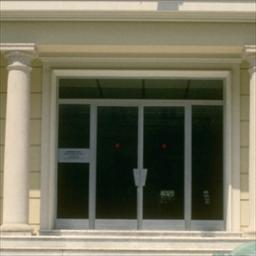
#> input picture notebooks/data/chapter6/pedestrians_neg/pedestrians_neg/a0010.jpg, 256 x 256 px; its folder holds only this picture in this run
$ jupyter execute --allow-errors support_vector_machine.ipynb
#> lines starting #> are read from the running program, lines starting #| are printed output that depends on the picture; long printed decimals are rounded
[cell 1]
# dataset made by scikit-learn
from sklearn import datasets
x, y = datasets.make_classification(n_samples=100, n_features=2, n_classes=2, n_redundant=0,random_state=7816)
x.shape, y.shape

[cell 2]
import matplotlib.pyplot as plt
plt.style.use('ggplot')
plt.figure(figsize=(10,6))
plt.scatter(x[:,0], x[:,1], c=y, s=30)
plt.xlabel('feature 1')
plt.ylabel('feature 2')
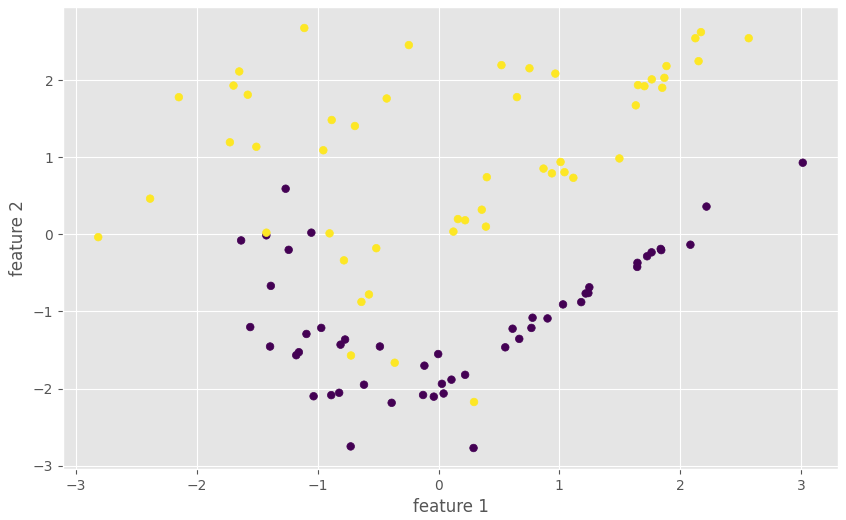
#> figure drawn by matplotlib, 1 panel

[cell 3]
### preprocessing the data
import numpy as np
x = x.astype(np.float32)
y = y * 2 - 1

[cell 4]
### split train & test data
from sklearn import model_selection as ms
x_train, x_test, y_train, y_test = ms.train_test_split(x, y, test_size=0.2, random_state=42)

[cell 5]
x_train.shape, y_train.shape

[cell 6]
### train SVM model using opencv
import cv2
# create SVM model
svm = cv2.ml.SVM_create()
# set kernel
svm.setKernel(cv2.ml.SVM_LINEAR)
# train
svm.train(x_train, cv2.ml.ROW_SAMPLE, y_train)
# predict
_, y_pred = svm.predict(x_test)
# score
from sklearn import metrics
metrics.accuracy_score(y_test, y_pred)

[cell 7]
import re
def validateEmail(email):
    flag = False
    if re.match("^.+\\@(\\[?)[a-zA-Z0-9\\-\\.]+\\.([a-zA-Z]{2,3}|[0-9]{1,3})(\\]?)$", email) != None:
        flag = True
    return flag

[cell 8]
validateEmail('abc@1.ss')

[cell 9]
def plot_decision_boundary_test(svm, x_test, y_test):
    x_min, x_max = x_test[:, 0].min() - 1, x_test[:, 0].max() + 1
    y_min, y_max = x_test[:, 1].min() - 1, x_test[:, 1].max() + 1
    h = 0.02 # step size in mesh
    xx, yy = np.meshgrid(np.arange(x_min, x_max, h), np.arange(y_min, y_max, h))
    # use xx,yy to make hypothetical data points
    return xx, yy

[cell 10]
xx, yy = plot_decision_boundary_test(svm, x_test, y_test);
# yy[0,0]
# _data = np.array([xx.ravel(), yy.ravel()]).T
# print(_data[0])
dd = np.c_[xx.ravel().astype(np.float32), yy.ravel().astype(np.float32)]
dd[0]

[cell 11]
def plot_decision_boundary(svm, x_test, y_test):
    x_min, x_max = x_test[:, 0].min() - 1, x_test[:, 0].max() + 1
    y_min, y_max = x_test[:, 1].min() - 1, x_test[:, 1].max() + 1
    h = 0.02 # step size in mesh
    xx, yy = np.meshgrid(np.arange(x_min, x_max, h), np.arange(y_min, y_max, h))
    # use xx,yy to make hypothetical data points
    x_hypo = np.c_[xx.ravel().astype(np.float32), yy.ravel().astype(np.float32)]
    _, zz = svm.predict(x_hypo)
    print(zz.shape)
    print(xx.shape)
    zz = zz.reshape(xx.shape)
#     plt.figure(figsize=(10,6))
    plt.contourf(xx,yy,zz,cmap=plt.cm.coolwarm, alpha=0.8)
    plt.scatter(x_test[:,0],x_test[:,1],c=y_test,s=200)

[cell 12]
plot_decision_boundary(svm, x_test, y_test)
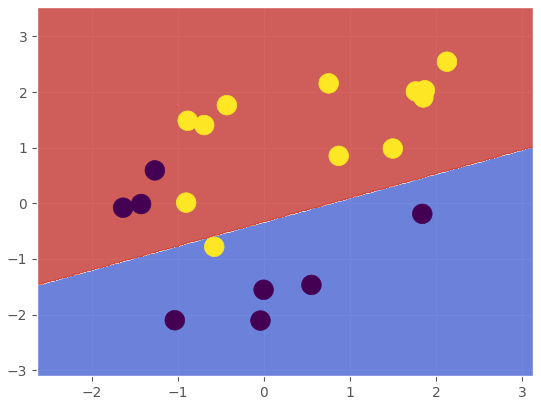
#> figure drawn by matplotlib, 1 panel

[cell 13]
# compare the decision boundaries generated by different kernels
# SVM_LINEAR, SVM_POLY, SVM_RBF, SVM_SIGMOID, SVM_INTER
kernels = [cv2.ml.SVM_LINEAR, cv2.ml.SVM_RBF, cv2.ml.SVM_SIGMOID, cv2.ml.SVM_INTER]
plt.figure(figsize=(12,8))
for idx,kernel in enumerate(kernels):
    svm = cv2.ml.SVM_create()
    svm.setKernel(kernel)
    svm.train(x_train, cv2.ml.ROW_SAMPLE, y_train)
    _, y_pred = svm.predict(x_test)
    accuracy = metrics.accuracy_score(y_test, y_pred)
    plt.subplot(2,2,idx+1)
    plot_decision_boundary(svm, x_test, y_test)
    plt.title('accuracy = %.2f' % accuracy)
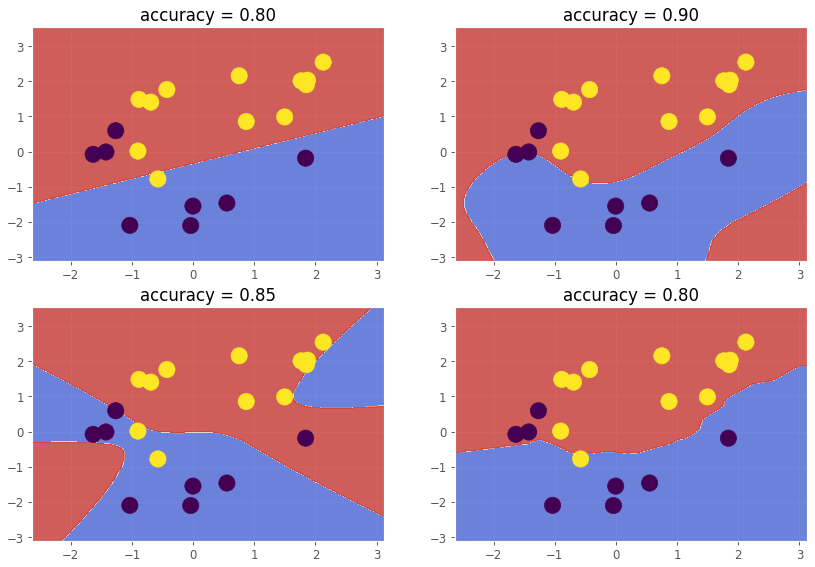
#> figure drawn by matplotlib, 4 panels

[cell 14]
### detect pedestrains in images
def extract_tar(tarfilePath, extractdir):
    try:
        import tarfile
    except ImportError:
        raise ImportError('You do not have the tarfile installed. '
                         'Try unzipping the file outside of Python.')
    tar = tarfile.open(tarfilePath)
    tar.extractall(path=extractdir)
    tar.close()
    print('%s successfully extracted to %s' % (tarfilePath, extractdir))

[cell 15]
tarfilePath = '../data/chapter6/pedestrians128x64.tar.gz'
extractdir = '../data/chapter6/pedestrians128x64'
#> (the rest of this cell did not finish here and is left out)

[cell 16]
# visualize some sample images - version1
import cv2
from matplotlib import pyplot as plt
plt.figure(figsize=(10,6))
#> (the rest of this cell did not finish here and is left out)

[cell 17]
# visualize some sample images - version2
import cv2
import matplotlib.pyplot as plt

#> (the rest of this cell did not finish here and is left out)

[cell 18]
### the histogram of oriented gradients (HOG) - edge directions
# create HOG Descriptor
win_size = (48, 96)
block_size = (16, 16)
cell_size = (8, 8)
cell_stride = (8, 8)
num_bins = 9
hog = cv2.HOGDescriptor(win_size,block_size,cell_stride,cell_size,num_bins)

[cell 19]
tarfilePath = '../data/chapter6/pedestrians_neg.tar.gz'
extractdir = '../data/chapter6/pedestrians_neg'
#> (the rest of this cell did not finish here and is left out)


[cell 20]
# create the negative samples - non-pedestrians images
import os
import numpy as np

np.random.RandomState(42)
non_pedestrians_dir = '../data/chapter6/pedestrians_neg/pedestrians_neg'
hroi = 128
wroi = 64
x_neg = []
for negfile in os.listdir(non_pedestrians_dir):
    imgpath = '%s/%s' % (non_pedestrians_dir,negfile)
    img = cv2.imread(imgpath)
#> img is the input picture: shape (256, 256, 3); mean B, G, R 93, 113, 115.6
    img = cv2.resize(img, (512, 512))
#> img: shape (512, 512, 3)
    for i in range(5):
        rand_y = np.random.randint(0, img.shape[0] - hroi)
        rand_x = np.random.randint(0, img.shape[1] - wroi)
        roi = img[rand_y : rand_y + hroi, rand_x : rand_x + wroi, :]
        if(i == 1):
            cv2.imwrite(imgpath + '_cut.jpg', roi)
        x_neg.append(hog.compute(roi, (64, 64)))
#> this loop made 5 passes
#> pass 1, `roi = img[rand_y : rand_y + hroi, rand_x : rand_x + wroi, :]`:
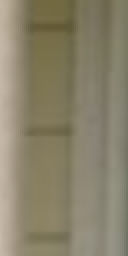
#> roi: shape (128, 64, 3) (shown 2 times larger); mean B, G, R 106.9, 130.2, 137.3
#> pass 2, `roi = img[rand_y : rand_y + hroi, rand_x : rand_x + wroi, :]`:
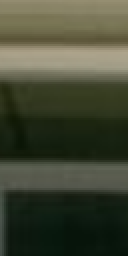
#> roi: shape (128, 64, 3) (shown 2 times larger); mean B, G, R 52, 71.3, 67
#> pass 3, `roi = img[rand_y : rand_y + hroi, rand_x : rand_x + wroi, :]`:
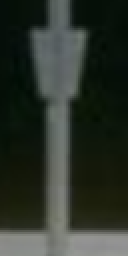
#> roi: shape (128, 64, 3) (shown 2 times larger); mean B, G, R 42.8, 51.6, 44.6
#> after the loop:
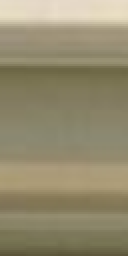
#> roi: shape (128, 64, 3) (shown 2 times larger); mean B, G, R 110.5, 139.3, 147.7
#> after the loop, x_neg = 5 items

[cell 21]
# create the positive samples - pedestrians images
import random
random.seed(42)
x_pos = []
for i in random.sample(range(900), 400):
    imgpath = '../data/chapter6/pedestrians128x64/pedestrians128x64/per%05d.ppm' % i
    img = cv2.imread(imgpath)
    if img is None:
        print('Could not find image %s' % imgpath)
        continue
    x_pos.append(hog.compute(img, (64, 64)))

[cell 22]
# convert to float32 for opencv
x_neg = np.array(x_neg, dtype=np.float32)
x_pos = np.array(x_pos, dtype=np.float32)
print(x_neg.shape)
#| (5, 1980)
print(x_pos.shape)

[cell 23]
# label 1 for pedestrians and -1 for non-pedestrians
y_pos = np.ones(x_pos.shape[0], dtype=np.int32)
y_neg = -np.ones(x_neg.shape[0], dtype=np.int32)
#> y_neg = [-1, -1, -1, -1, -1]

#> (a cell that did not finish here is left out)

[cell 25]
# split train & test sets
from sklearn import model_selection as ms
x_train, x_test, y_train, y_test = ms.train_test_split(x, y, test_size=0.2, random_state=42)

[cell 26]
x_train.shape

[cell 27]
### implement the SVM
# create and train SVM
import cv2
def train_svm(x_train, y_train):
    svm = cv2.ml.SVM_create()
    svm.train(x_train, cv2.ml.ROW_SAMPLE, y_train)
    return svm

from sklearn import metrics
# socre the SVM model
def score_svm(svm, x, y):
    _, y_pred = svm.predict(x)
    return metrics.accuracy_score(y, y_pred)

[cell 28]
svm = train_svm(x_train, y_train)
print(score_svm(svm, x_train, y_train))
#| 0.9375
print(score_svm(svm, x_test, y_test))
#| 0.9

[cell 29]
### bootstrapping svm model - the maximum iteration = 3
score_train = []
socre_test = []
for i in range(3):
    svm = train_svm(x_train, y_train)
    score_train.append(score_svm(svm, x_train, y_train))
    socre_test.append(score_svm(svm, x_test, y_test))
    _, y_pred = svm.predict(x_test)
    diff = np.logical_and(y_pred.ravel() == 1, y_test.ravel() == -1)
    if not np.any(diff):
        print('no more false positives: done')
        break
    x_train = np.concatenate((x_train, x_test[diff, :]), axis=0)
    y_train = np.concatenate((y_train, y_test[diff]), axis=0)
#> after the loop, score_train = [0.938, 0.927, 0.928]; socre_test = [0.9, 0.9, 0.95]; x_train = 83 pairs, first value -2.82 to 3.02, second value -2.77 to 2.68; y_train = 83 values, max 1 at index 4, min -1 at index 0, mean -0.0843

print(score_train)
#| [0.9375, 0.9268, 0.9277]
print(socre_test)
#| [0.9, 0.9, 0.95]

[cell 30]
### using opencv built-in SVM to detect pedestrians
import cv2

img_path = '../data/chapter6/pedestrian_test.jpg'
img = cv2.imread(img_path)

pdetect = cv2.HOGDescriptor_getDefaultPeopleDetector()
#> pdetect = 3781 values, max 0.431 at index 1190, min -6.67 at index 3780, mean 0.00472
hogdef = cv2.HOGDescriptor()
hogdef.setSVMDetector(pdetect)
#> (the rest of this cell did not finish here and is left out)
